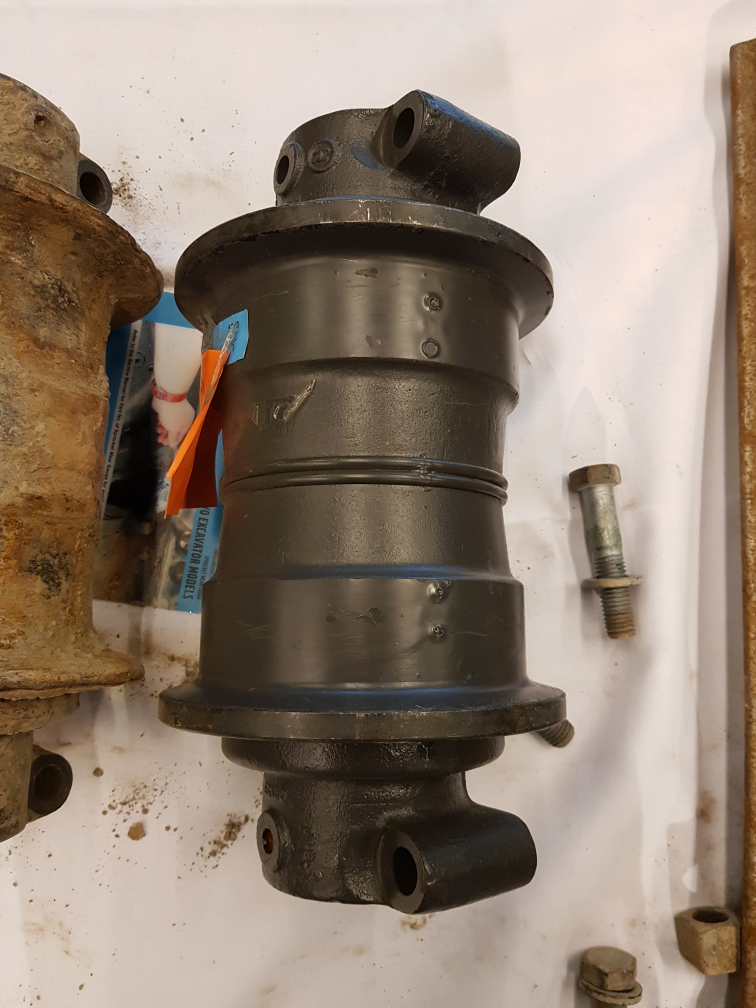
#> input picture python test/edge/20181124_105341.jpg, 3024 x 4032 px (shown at 1/4 size)
$ python laplace_and_sobel_histogram.py --image '../../python test/edge/20181124_105341.jpg'   (Python 2 division)   (older library calls are emulated)
#> lines starting #> are read from the running program, lines starting #| are printed output that depends on the picture; after the words box and inside, x2 and y2 are one past the last pixel; in counts of white or black regions, pixels touching at a corner belong together
#> further down, image is the input picture: shape (4032, 3024, 3); mean B, G, R 116.1, 130.2, 146.3
import argparse

from matplotlib import pyplot as plt
import cv2
import numpy as np

def resize_to_screen(src, maxw=1280, maxh=700, copy=False):

#> called with maxw = 1280, maxh = 700, copy = False
    height, width = src.shape[:2]
#> height = 4032; width = 3024

    scl_x = float(width)/maxw
#> scl_x = 2.36
    scl_y = float(height)/maxh
#> scl_y = 5.76

    scl = int(np.ceil(max(scl_x, scl_y)))
#> scl = 6

    if scl > 1.0:
        inv_scl = 1.0/scl
#> inv_scl = 0.167
        img = cv2.resize(src, (0, 0), None, inv_scl, inv_scl, cv2.INTER_AREA)
    elif copy:
        img = src.copy()
    else:
        img = src

    return img

ap = argparse.ArgumentParser()
ap.add_argument("-i", "--image", required=True,
                help="Path to the image")
args = vars(ap.parse_args())

image = cv2.imread(args["image"])
image = resize_to_screen(image)
grayscale = cv2.cvtColor(image, cv2.COLOR_BGR2GRAY)
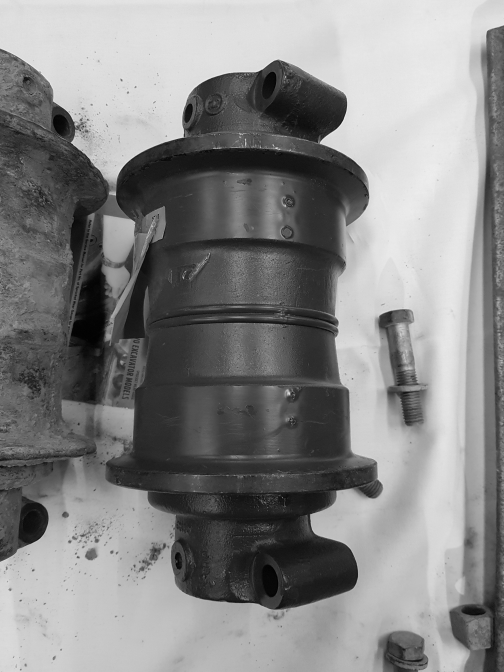
#> grayscale: shape (672, 504); min 2, max 238, mean 133.4
lap = cv2.Laplacian(grayscale, cv2.CV_64F)
lap = np.uint8(np.absolute(lap))

sobelx = cv2.Sobel(grayscale, cv2.CV_64F, 1, 0)
sobely = cv2.Sobel(grayscale, cv2.CV_64F, 0, 1)
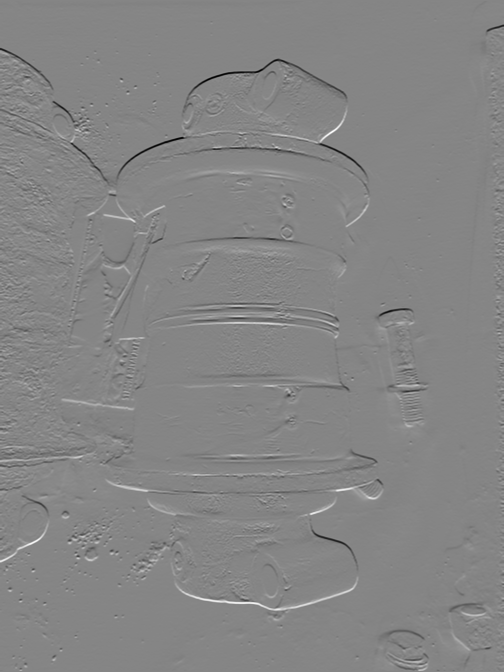
#> sobely: shape (672, 504) float64; min -743, max 677, mean -0.7; drawn with min black and max white

sobelx = np.uint8(np.absolute(sobelx))
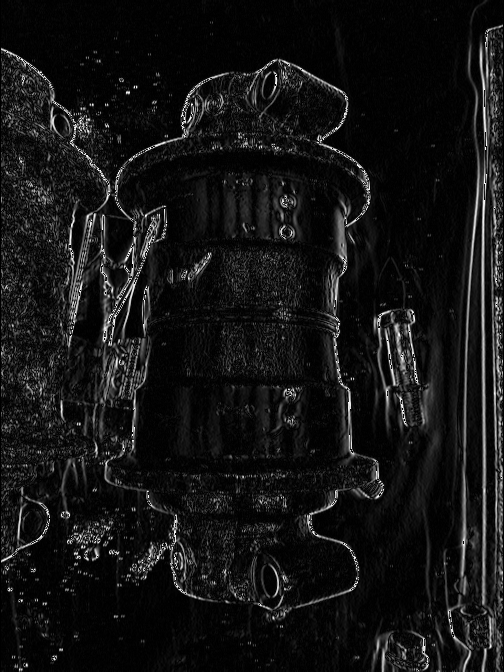
#> sobelx: shape (672, 504); min 0, max 255, mean 20.2
sobely = np.uint8(np.absolute(sobely))
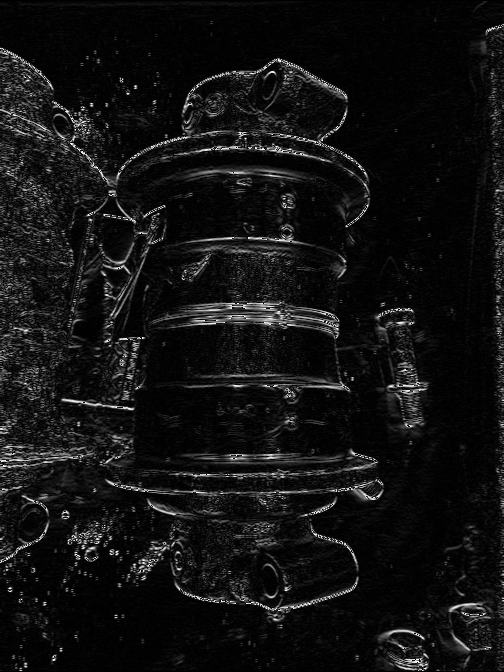
#> sobely: shape (672, 504); min 0, max 255, mean 18.1
sobelcombined = cv2.bitwise_or(sobelx, sobely)
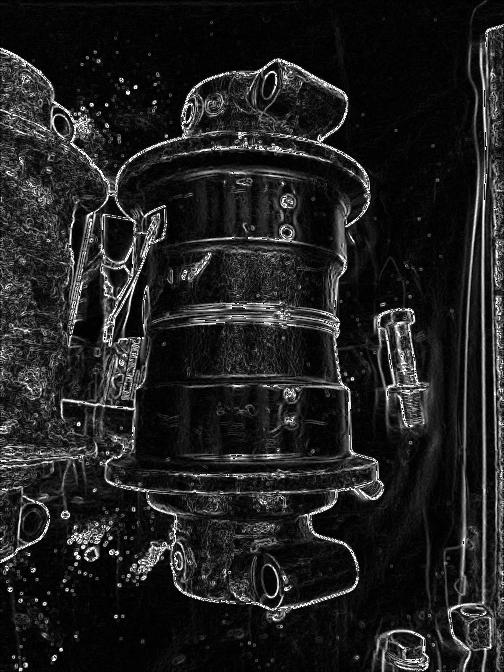
#> sobelcombined: shape (672, 504); min 0, max 255, mean 32.5
# [5 lines of commented-out code are left out]

(_, cnts, _) = cv2.findContours(sobelcombined.copy(), cv2.RETR_EXTERNAL, cv2.CHAIN_APPROX_SIMPLE)
#> cnts = 1 contour; box (x1, y1, x2, y2) and area: (0, 0, 504, 672) 337239

print "Contours in the image, %d" % (len(cnts))
#| Contours in the image, 1

shape = image.copy()
cv2.drawContours(shape, cnts, -1, (0, 255, 0), 2)
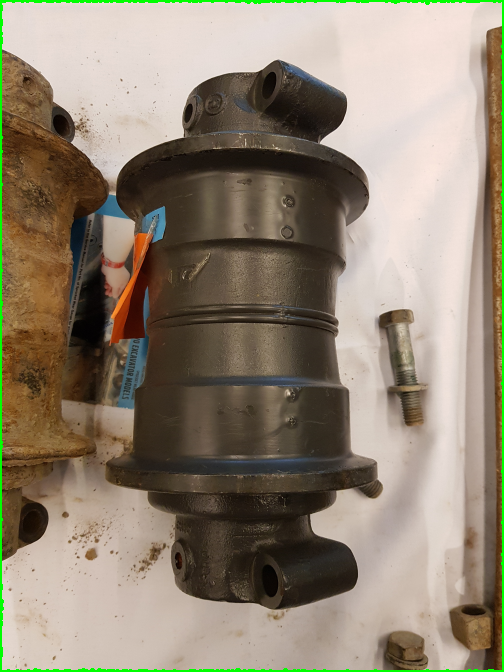
#> shape: shape (672, 504, 3); mean B, G, R 114.1, 131.8, 143.5
#cv2.imshow("Edges", lap)
#cv2.imwrite("output.jpg", lap)

hist = cv2.calcHist([sobelcombined], [0], None, [256], [0, 256])
#> hist = 256 values, max 27916 at index 6, min 7 at index 192, mean 1323
plt.figure()
plt.title("Sobel - xy Histogram")
plt.xlabel("Bins")
plt.ylabel("# of pixels")
plt.plot(hist)
plt.xlim([0, 256])
plt.show()
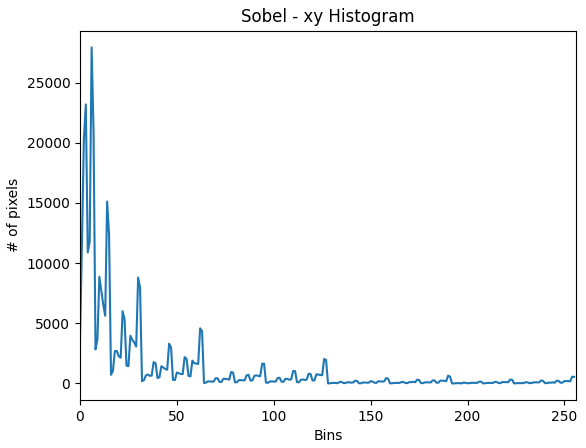
#> figure drawn by matplotlib, 1 panel; curve peaks at x = 6, y = 27916

cv2.waitKey(0)
